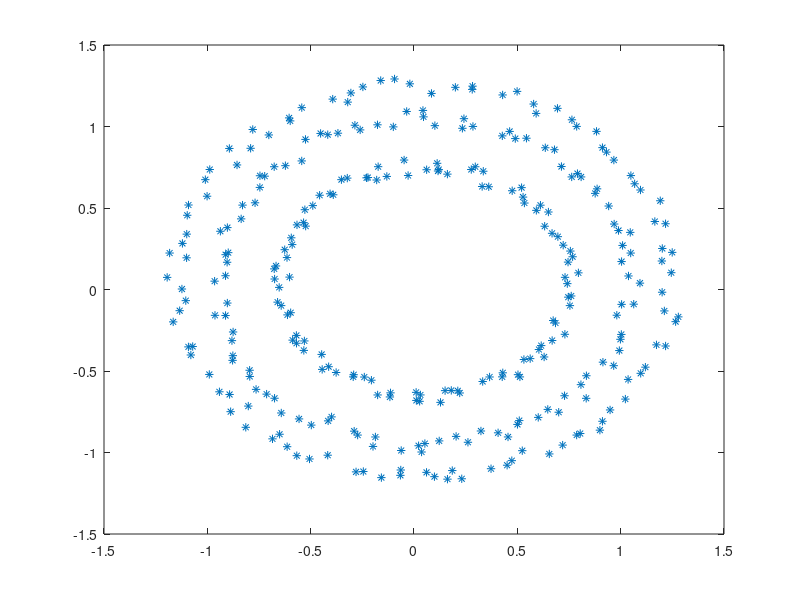

Source code (MATLAB):
angle = linspace(-pi, pi)';
xbase = [0.7*sin(angle) + rand(length(angle), 1)/10, 0.7*cos(angle) + rand(length(angle), 1)/10;
    sin(angle) + rand(length(angle), 1)/10, cos(angle) + rand(length(angle), 1)/10;
    1.2*sin(angle) + rand(length(angle), 1)/10, 1.2*cos(angle) + rand(length(angle), 1)/10];
plot(xbase(:,1), xbase(:,2), '*')